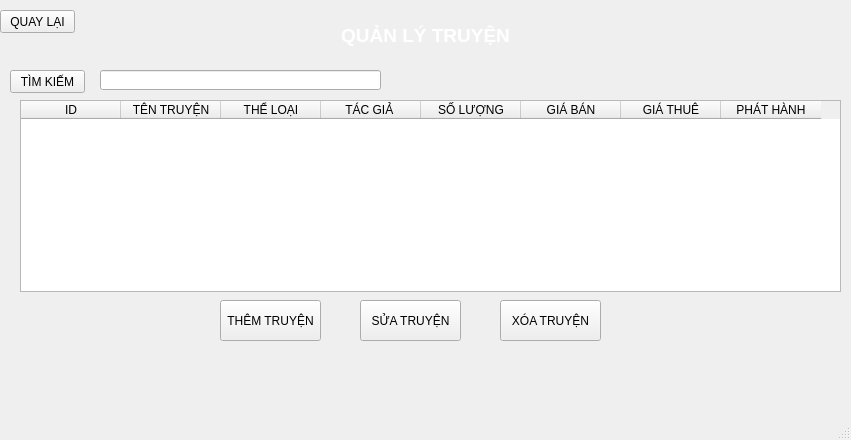
<?xml version="1.0" encoding="UTF-8"?>
<ui version="4.0">
 <class>qlt</class>
 <widget class="QMainWindow" name="qlt">
  <property name="geometry">
   <rect>
    <x>0</x>
    <y>0</y>
    <width>851</width>
    <height>440</height>
   </rect>
  </property>
  <property name="windowTitle">
   <string>QUẢN LÝ TRUYỆN</string>
  </property>
  <widget class="QWidget" name="centralwidget">
   <widget class="QLabel" name="label">
    <property name="geometry">
     <rect>
      <x>290</x>
      <y>10</y>
      <width>271</width>
      <height>51</height>
     </rect>
    </property>
    <property name="text">
     <string>&lt;html&gt;&lt;head/&gt;&lt;body&gt;&lt;p align=&quot;center&quot;&gt;&lt;span style=&quot; font-size:14pt; font-weight:600; color:#ffffff;&quot;&gt;QUẢN LÝ TRUYỆN&lt;/span&gt;&lt;/p&gt;&lt;/body&gt;&lt;/html&gt;</string>
    </property>
   </widget>
   <widget class="QPushButton" name="btn_timkiemt">
    <property name="geometry">
     <rect>
      <x>10</x>
      <y>70</y>
      <width>75</width>
      <height>23</height>
     </rect>
    </property>
    <property name="text">
     <string>TÌM KIẾM</string>
    </property>
   </widget>
   <widget class="QLineEdit" name="lineEditTenTruyen">
    <property name="geometry">
     <rect>
      <x>100</x>
      <y>70</y>
      <width>281</width>
      <height>20</height>
     </rect>
    </property>
   </widget>
   <widget class="QTableWidget" name="tableWidget">
    <property name="geometry">
     <rect>
      <x>20</x>
      <y>100</y>
      <width>821</width>
      <height>192</height>
     </rect>
    </property>
    <column>
     <property name="text">
      <string>ID</string>
     </property>
    </column>
    <column>
     <property name="text">
      <string>TÊN TRUYỆN</string>
     </property>
    </column>
    <column>
     <property name="text">
      <string>THỂ LOẠI</string>
     </property>
    </column>
    <column>
     <property name="text">
      <string>TÁC GIẢ </string>
     </property>
    </column>
    <column>
     <property name="text">
      <string>SỐ LƯỢNG</string>
     </property>
    </column>
    <column>
     <property name="text">
      <string>GIÁ BÁN</string>
     </property>
    </column>
    <column>
     <property name="text">
      <string>GIÁ THUÊ</string>
     </property>
    </column>
    <column>
     <property name="text">
      <string>PHÁT HÀNH</string>
     </property>
    </column>
   </widget>
   <widget class="QPushButton" name="btn_themt">
    <property name="geometry">
     <rect>
      <x>220</x>
      <y>300</y>
      <width>101</width>
      <height>41</height>
     </rect>
    </property>
    <property name="text">
     <string>THÊM TRUYỆN</string>
    </property>
   </widget>
   <widget class="QPushButton" name="btn_suat">
    <property name="geometry">
     <rect>
      <x>360</x>
      <y>300</y>
      <width>101</width>
      <height>41</height>
     </rect>
    </property>
    <property name="text">
     <string>SỬA TRUYỆN</string>
    </property>
   </widget>
   <widget class="QPushButton" name="btn_xoat">
    <property name="geometry">
     <rect>
      <x>500</x>
      <y>300</y>
      <width>101</width>
      <height>41</height>
     </rect>
    </property>
    <property name="text">
     <string>XÓA TRUYỆN</string>
    </property>
   </widget>
   <widget class="QPushButton" name="btn_quaylai1">
    <property name="geometry">
     <rect>
      <x>0</x>
      <y>10</y>
      <width>75</width>
      <height>23</height>
     </rect>
    </property>
    <property name="text">
     <string>QUAY LẠI</string>
    </property>
   </widget>
   <widget class="QLabel" name="label_2">
    <property name="geometry">
     <rect>
      <x>0</x>
      <y>0</y>
      <width>851</width>
      <height>411</height>
     </rect>
    </property>
    <property name="text">
     <string/>
    </property>
    <property name="pixmap">
     <pixmap>../anhnen/R.jpg</pixmap>
    </property>
   </widget>
   <zorder>label_2</zorder>
   <zorder>label</zorder>
   <zorder>btn_timkiemt</zorder>
   <zorder>lineEditTenTruyen</zorder>
   <zorder>tableWidget</zorder>
   <zorder>btn_themt</zorder>
   <zorder>btn_suat</zorder>
   <zorder>btn_xoat</zorder>
   <zorder>btn_quaylai1</zorder>
  </widget>
  <widget class="QMenuBar" name="menubar">
   <property name="geometry">
    <rect>
     <x>0</x>
     <y>0</y>
     <width>851</width>
     <height>21</height>
    </rect>
   </property>
  </widget>
  <widget class="QStatusBar" name="statusbar"/>
 </widget>
 <resources/>
 <connections/>
</ui>
